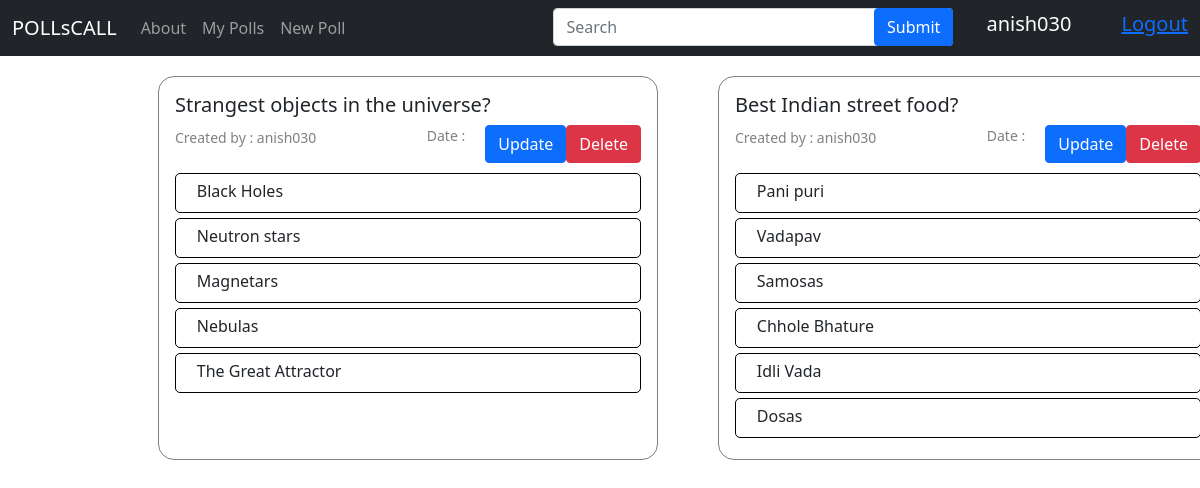
/mypolls/ (signed in), run on the app's committed database.
### polls/models.py (models this page shows, shortened)
class Poll(models.Model):
    question = models.CharField(max_length=255)
    creator =  models.ForeignKey(User, on_delete=models.CASCADE)
    pub_date = models.DateTimeField("date published",default=timezone.now)

class Choice(models.Model):
    question = models.ForeignKey(Poll, on_delete=models.CASCADE)
    option_text = models.CharField(max_length=255)
    votes = models.IntegerField(default=0)

### polls/views.py (the view)
# urls.py: path('mypolls/',views.mypolls,name='mypolls'),
def mypolls(request):
    poll = Poll.objects.all()
    choice = Choice.objects.all()
    if request.GET.get('search'):
        poll = poll.filter(question__icontains = request.GET.get('search') )
    if request.user.is_anonymous:
        return redirect("/login")
    if poll.exists():
        return render(request, "mypolls.html",{"polls":poll,"choice":choice,"vote":vote,"user":request.user})
    else:
        return HttpResponse("You haven't yet created any poll.")

### templates/mypolls.html (shortened to what this page needs)
{% extends 'base.html' %}  {% block serach_bar %}
<div style="position: relative; width: 400px">
  <form action="">
    <input
      type="text"
      id="search"
      name="search"
      class="form-control"
      placeholder="Search"
    />
    <button
      type="submit"
      class="btn btn-primary"
      style="position: absolute; top: 0; right: 0"
    >
      Submit
    </button>
  </form>
</div>
{% endblock serach_bar %} {% block body %}
<div class="wrapper">
  {% for poll in polls %}
   {% if poll.creator.username == user.username %}
   {% if polls %}
  <div class="card-body pollContent" style="min-width: 400px; overflow: wrap">
    <h5 class="card-title">{{poll.question}}</h5>
    <a href="/delete/{{poll.id}}" class="btn btn-danger" style="float: right"
      >Delete</a
    >
    <a href="/update/{{poll.id}}" class="btn btn-primary" style="float: right"
      >Update</a
    >
    <weak>
      Created by : {{poll.creator}}
      <div>Date : {{poll.date}}</div> </weak
    ><br /><br />
    {% for choice in poll.choice_set.all %}
    <div class="options vote-button">
      &nbsp;&nbsp;&nbsp;&nbsp;&nbsp;{{choice.option_text}}
    </div>
    {% endfor %}
  </div>
  {% else %}
  <h1 style="align-text: center">Login to see your polls.</h1>
  {% endif %}
  {% endif %}
  {% endfor %}
</div>
{% endblock body %}

### templates/base.html (shortened to what this page needs)
<!DOCTYPE html>
<html lang="en">
<head>
    <link href="/static/style.css" rel="stylesheet">
    <link href="https://cdn.jsdelivr.net/npm/bootstrap@5.0.2/dist/css/bootstrap.min.css" rel="stylesheet">
</head>
<body>
    <nav class="navbar navbar-expand-lg navbar-dark bg-dark">
        <div class="container-fluid">
          <a class="navbar-brand" href="/">POLLsCALL</a>
          <div class="collapse navbar-collapse" id="navbarSupportedContent">
            <ul class="navbar-nav me-auto mb-2 mb-lg-0">
              <li class="nav-item">
                <a class="nav-link" href="/about">About</a>
              </li>
              <li class="nav-item">
                <a class="nav-link" href="/mypolls" tabindex="-1" aria-disabled="true">My Polls</a>
              </li>
              <li class="nav-item" >
                <a class="nav-link" href="/addpoll" tabindex="-1" aria-disabled="true">New Poll</a>
              </li>
              <li class="nav-item">
                {% block serach_bar %}{% endblock serach_bar %}
              </li>
            </ul>
            <div class="" style="margin-right: 50px; color: white;">
              <h5>{{request.user}}</h5>
            </div>
            <div class="logout">
                <h5>
                    <a href="/logout">Logout</a>
                </h5>
            </div>
          </div>
        </div>
      </nav>
      <div class="parent">
        {% block body %}
      {% endblock body %}
      </div>
</body>
</html>

### templates/mypolls.html (style rules this page uses)
* { margin: 0; padding: 0; box-sizing: border-box; }
.parent { height: fit-content; width: 98vw; display: grid; place-items: center; }
.wrapper { padding-top: 20px; margin-bottom: 50px; width: 80vw; display: grid; gap: 60px; padding-left: 50px; grid-template-columns: 1fr 1fr; }
weak { font-size: 14px; color: grey; }
weak div { float: right; padding-right: 20px; }
.pollContent { min-width: 300px; width: 500px; border: 1px solid grey; border-radius: 1rem; }
.options { height: 40px; padding: 5px 0px; border: 1px solid black; margin-bottom: 5px; border-radius: 5px; }

### data on the page
Poll: question "Strangest objects in the universe?", creator "anish030"
Choice: option_text "Black Holes"
Choice: option_text "Neutron stars"
Choice: option_text "Magnetars"
Choice: option_text "Nebulas"
Choice: option_text "The Great Attractor"
Poll: question "Best Indian street food?", creator "anish030"
Choice: option_text "Pani puri"
Choice: option_text "Vadapav"
Choice: option_text "Samosas"
Choice: option_text "Chhole Bhature"
Choice: option_text "Idli Vada"
Choice: option_text "Dosas"

### other printed values
{{ request.user }} "anish030"
